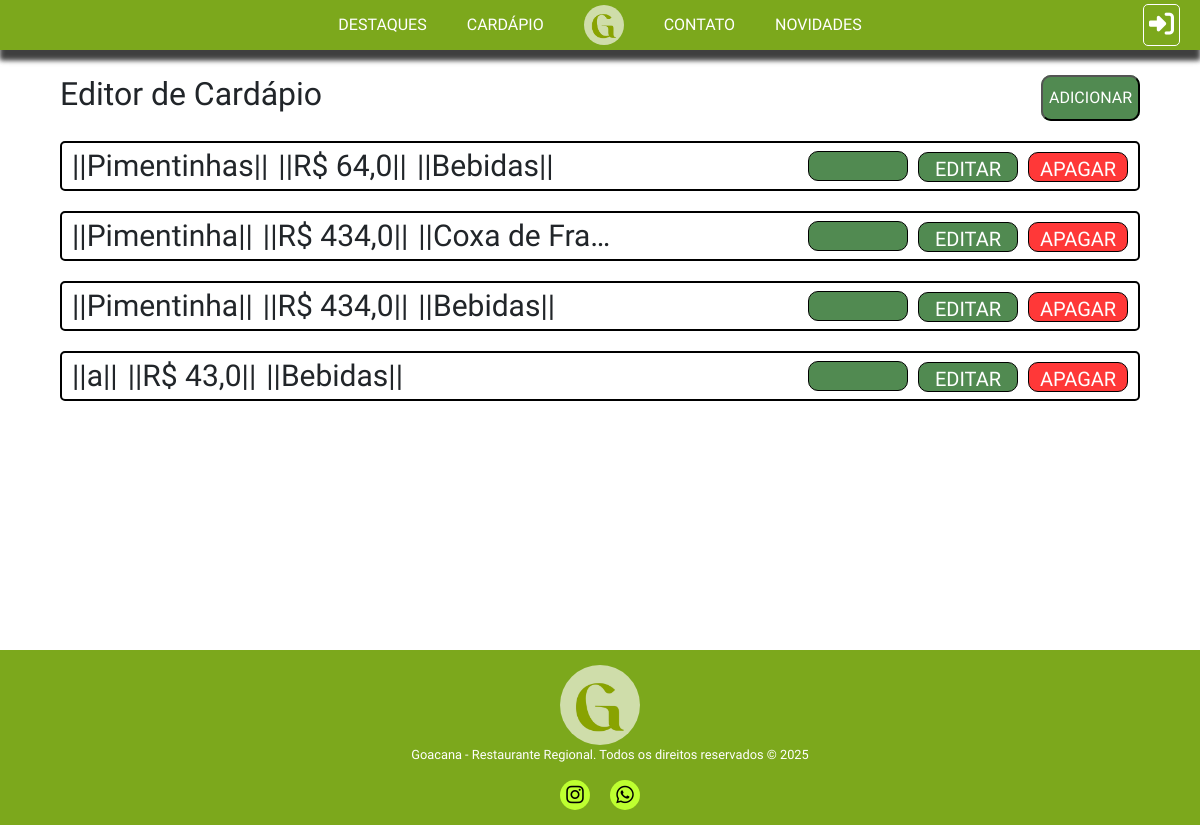
/editordecadarpio/, run on an earlier commit of the app's database.
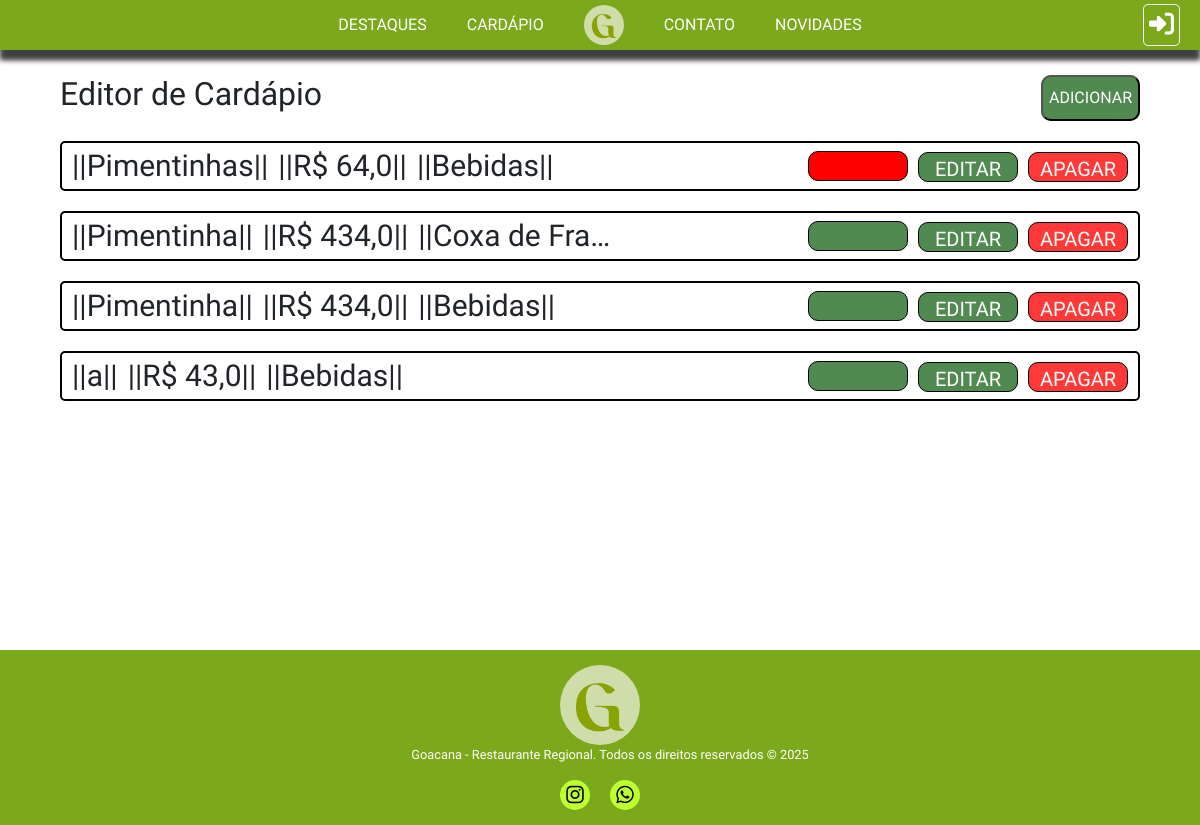
And on a later commit of the database.
### core/models.py (models this page shows)
class TB_PRATOS(models.Model):
    Nome = models.CharField(max_length=45, null=False)
    Disponibilidade = models.BooleanField(default=True)
    Preco = models.FloatField(null=False)
    Imagem = models.ImageField(upload_to='pratos/', null=True, blank=True)
    Categoria = models.ForeignKey('TB_CATEGORIAS', on_delete=models.PROTECT, null=False)

class TB_CATEGORIAS(models.Model):
    Nome = models.CharField(max_length=45)
    def __str__(self):
        return self.Nome

### core/views.py (the view)
# urls.py: path('editordecadarpio/', editordecadarpio, name='editordecadarpio'),
def editordecadarpio(request):
    lista_pratos = TB_PRATOS.objects.all()
    contexto = {'lista_pratos': lista_pratos}
    return render(request, 'editorcardv2.html', contexto)

### core/templates/editorcardv2.html (shortened to what this page needs)
{% extends 'base/base.html' %}
{% load static %}
{% block 'header' %}
<link rel="stylesheet" href="{% static 'CSS/editordecadarpio2.css' %}">
{% endblock %}
{% block 'content' %}
<div class="vheight">
    <div class="titulo">
        <h2>Editor de Cardápio</h2>
        <a href="{% url 'add_prato' %}">
            <button>ADICIONAR</button>
        </a>
    </div>
    {% for prato in lista_pratos %}
        <div class="prato">
            <p>||{{ prato.Nome }}||</p>
            <p>||R$ {{ prato.Preco }}||</p>
            <p>||{{prato.Categoria}}||</p>
            <div class="buttons">
                <a href="{% url 'disp_prato' prato.id %}">
                    <div class="check p{{ prato.Disponibilidade}}"></div>
                </a>
                <a href="{% url 'edit_prato' prato.id %}">
                    <button>EDITAR</button>
                </a>
                <a href="{% url 'rem_prato' prato.id %}">
                    <button class="red">APAGAR</button>
                </a>
            </div>
        </div>
    {% endfor %}
</div>
{% endblock %}

What changed in the data, as far as the page shows it:
changed TB_PRATOS "Pimentinhas": Disponibilidade True → False (drawn)
